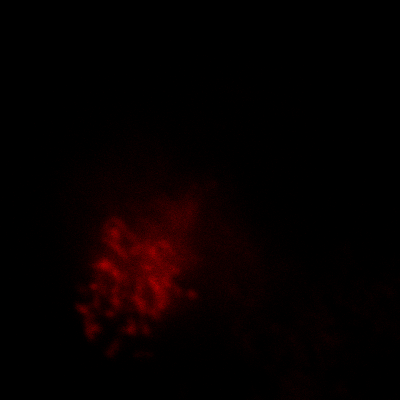
#> input picture C1-confocal-series-0025.tif, 400 x 400 px
$ python texture_detection.py
#> lines starting #> are read from the running program, lines starting #| are printed output that depends on the picture
import matplotlib.pyplot as plt
import numpy as np
from PIL import Image

from skimage.util import img_as_ubyte
from skimage.filters.rank import entropy
from skimage.morphology import disk

img = np.array(Image.open("C1-confocal-series-0025.tif").convert("L"))
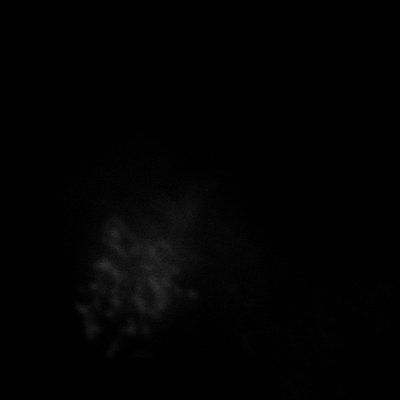
#> img: shape (400, 400); min 0, max 51, mean 1.9
image = img_as_ubyte(img)

fig, (ax0, ax1) = plt.subplots(ncols=2, figsize=(12, 4),
                               sharex=True, sharey=True)

img0 = ax0.imshow(image, cmap=plt.cm.gray)
ax0.set_title("Image")
ax0.axis("off")
fig.colorbar(img0, ax=ax0)

img1 = ax1.imshow(entropy(image, disk(5)), cmap='gray')
ax1.set_title("Entropy")
ax1.axis("off")
fig.colorbar(img1, ax=ax1)

fig.tight_layout()

plt.show()
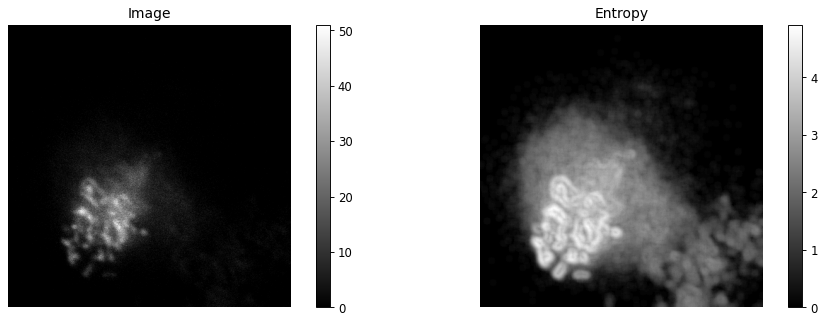
#> figure drawn by matplotlib, 4 panels
